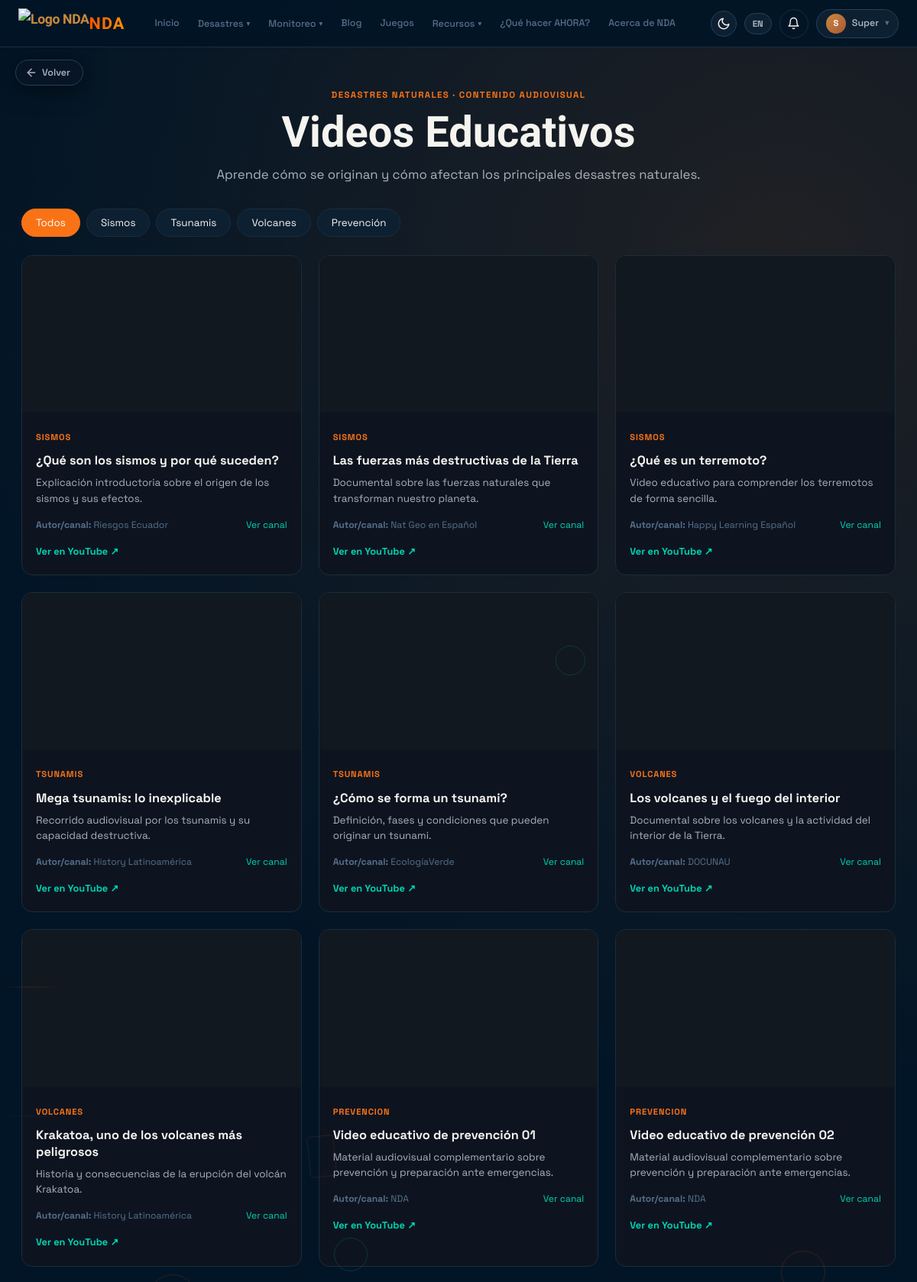
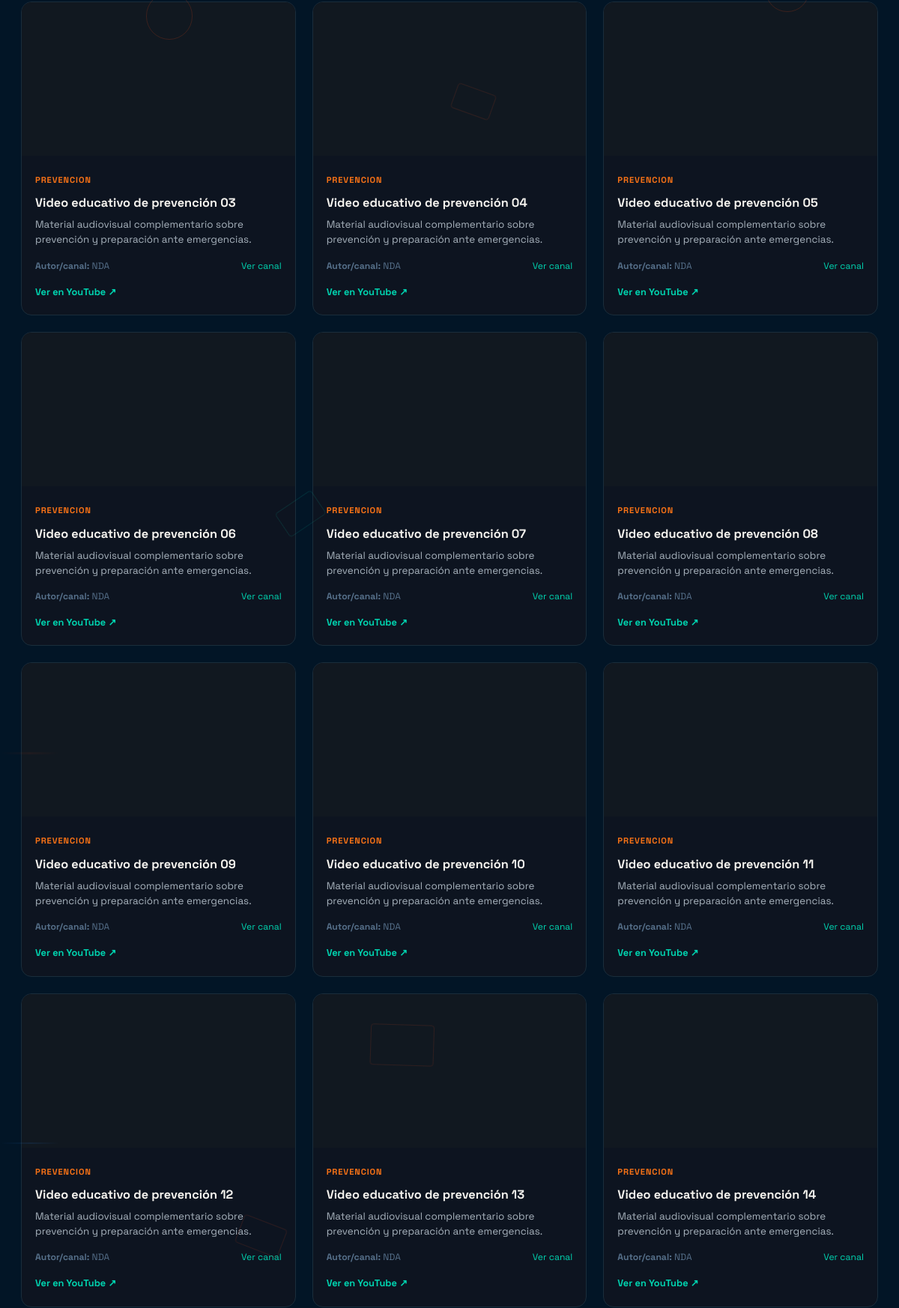
The app's page /?url=videos-educativos (signed in, upper part) with its own data (2 pictures, top to bottom).
### tables this page shows
CREATE TABLE videos_educativos (
    videos_educativos_id INT PRIMARY KEY AUTO_INCREMENT,
    titulo VARCHAR(200) NOT NULL,
    youtube_id VARCHAR(20) NOT NULL,
    categoria VARCHAR(30) NOT NULL,
    descripcion VARCHAR(300) NULL,
    autor_nombre VARCHAR(150) NOT NULL,
    autor_url VARCHAR(255) NULL,
    orden INT NOT NULL DEFAULT 0,
    activo TINYINT(1) NOT NULL DEFAULT 1,
    usuarios_id INT NULL,
    created_at TIMESTAMP DEFAULT CURRENT_TIMESTAMP,
    updated_at TIMESTAMP DEFAULT CURRENT_TIMESTAMP ON UPDATE CURRENT_TIMESTAMP,
    FOREIGN KEY (usuarios_id) REFERENCES usuarios(usuarios_id) ON DELETE SET NULL,
    UNIQUE KEY uq_video_youtube_id (youtube_id),
    INDEX idx_video_categoria_activo_orden (categoria, activo, orden)
);

### controllers/MainController.php (called while the page is built, shortened)
<?php
class MainController {
    public function videosEducativos() {
        $db = getDB();
        $videos = $db->query("SELECT youtube_id AS id, categoria, titulo, autor_nombre AS autor,
                                     autor_url, descripcion
                              FROM videos_educativos
                              WHERE activo = 1
                              ORDER BY orden ASC, videos_educativos_id ASC")->fetchAll();
        view('videos-educativos', [
            'title' => 'Videos educativos - NDA',
            'user' => currentUser(),
            'videos' => $videos,
        ]);
    }
}
?>

### views/videos-educativos.php (the view, shortened to what this page needs)
<?php
$videos = $videos ?? [];
?>
<div class="educational-videos-page">
    <div class="wrap">
        <header class="educational-videos-header">
            <span class="videos-kicker">Desastres naturales · Contenido audiovisual</span>
            <h1>Videos Educativos</h1>
            <p>Aprende cómo se originan y cómo afectan los principales desastres naturales.</p>
        </header>
        <div class="video-filter-bar" aria-label="Filtrar videos por desastre">
            <button type="button" class="video-filter-btn active" data-video-filter="all">Todos</button>
            <button type="button" class="video-filter-btn" data-video-filter="sismos">Sismos</button>
            <button type="button" class="video-filter-btn" data-video-filter="tsunamis">Tsunamis</button>
            <button type="button" class="video-filter-btn" data-video-filter="volcanes">Volcanes</button>
            <button type="button" class="video-filter-btn" data-video-filter="prevencion">Prevención</button>
        </div>
        <div class="educational-videos-grid">
            <?php foreach ($videos as $video): ?>
                <article class="educational-video-card" data-video-category="<?= htmlspecialchars($video['categoria']) ?>">
                    <div class="video-frame-wrap">
                        <iframe src="https://www.youtube.com/embed/<?= htmlspecialchars($video['id']) ?>" title="<?= htmlspecialchars($video['titulo']) ?>" loading="lazy" data-video-id="<?= htmlspecialchars($video['id']) ?>" data-video-title="<?= htmlspecialchars($video['titulo']) ?>" data-video-category="<?= htmlspecialchars($video['categoria']) ?>" allow="accelerometer; autoplay; clipboard-write; encrypted-media; gyroscope; picture-in-picture; web-share" allowfullscreen></iframe>
                    </div>
                    <div class="educational-video-body">
                        <span class="educational-video-category"><?= htmlspecialchars(ucfirst($video['categoria'])) ?></span>
                        <h2><?= htmlspecialchars($video['titulo']) ?></h2>
                        <p><?= htmlspecialchars($video['descripcion']) ?></p>
                        <div class="educational-video-credit">
                            <span><strong>Autor/canal:</strong> <?= htmlspecialchars($video['autor']) ?></span>
                            <a href="<?= htmlspecialchars($video['autor_url']) ?>" target="_blank" rel="noopener noreferrer">Ver canal</a>
                        </div>
                        <a class="educational-video-link" href="https://www.youtube.com/watch?v=<?= htmlspecialchars($video['id']) ?>" target="_blank" rel="noopener noreferrer" data-video-link="<?= htmlspecialchars($video['id']) ?>">Ver en YouTube <span aria-hidden="true">↗</span></a>
                    </div>
                </article>
            <?php endforeach; ?>
        </div>
    </div>
</div>
<?php
require_once 'layout.php';
?>

### assets/css/auth.css (style rules this page uses)
* { box-sizing: border-box; margin: 0; padding: 0; }

### assets/css/nda-extensions.css (style rules this page uses)
:root { --state-seguro: #3E6D78; --state-informativo: #6BA15A; --state-precaucion: #F2C94C; --state-alerta: #E86A2A; --state-emergencia: #FF3B3F; --state-seguro-grad: linear-gradient(135deg, #3E6D78, #5B8E9A); --state-informativo-grad: linear-gradient(135deg, #6BA15A, #86BD6E); --state-precaucion-grad: linear-gradient(135deg, #F2C94C, #FFD666); --state-alerta-grad: linear-gradient(135deg, #E86A2A, #FF8A3D); --state-emergencia-grad: linear-gradient(135deg, #FF3B3F, #FF6B6F); --glass-bg: rgba(8, 20, 34, 0.55); --glass-border: rgba(255, 255, 255, 0.14); --glass-blur: 16px; }

### assets/css/videos-educativos.css (style rules this page uses)
.educational-videos-page { min-height: 70vh; padding: 110px 0 72px; background: radial-gradient(circle at 85% 10%, rgba(249, 115, 22, .12), transparent 32%), var(--bg); }
.educational-videos-header { max-width: 720px; margin-bottom: 30px; margin-left: auto; margin-right: auto; text-align: center; }
.videos-kicker { color: #f97316; font-size: .72rem; font-weight: 800; letter-spacing: .12em; text-transform: uppercase; }
.educational-videos-header h1 { color: var(--text); font-family: var(--fd); font-size: clamp(2rem, 5vw, 3.5rem); font-weight: 900; line-height: 1.05; margin: 8px 0 12px; }
.educational-videos-header p { color: var(--text2); font-size: 1.05rem; margin: 0; }
.video-filter-bar { display: flex; flex-wrap: wrap; gap: 8px; margin-bottom: 24px; }
.video-filter-btn { background: var(--card2); color: var(--text); border: 1px solid var(--border); border-radius: 999px; padding: 9px 18px; cursor: pointer; font-size: .84rem; transition: all .2s ease; }
.video-filter-btn:hover, .video-filter-btn.active { background: #f97316; border-color: #f97316; color: #fff; }
.educational-videos-grid { display: grid; grid-template-columns: repeat(3, minmax(0, 1fr)); gap: 22px; }
.educational-video-card { background: var(--card); border: 1px solid var(--border); border-radius: 14px; overflow: hidden; transition: transform .2s ease, box-shadow .2s ease; }
.video-frame-wrap { aspect-ratio: 16 / 9; background: #111820; }
.video-frame-wrap iframe { width: 100%; height: 100%; border: 0; display: block; }
.educational-video-body { padding: 18px; }
.educational-video-category { color: #f97316; font-size: .7rem; font-weight: 800; letter-spacing: .08em; text-transform: uppercase; }
.educational-video-body h2 { color: var(--text); font-size: 1.02rem; line-height: 1.35; margin: 8px 0; }
.educational-video-body p { color: var(--text2); font-size: .84rem; line-height: 1.5; margin: 0 0 14px; min-height: 3em; }
.educational-video-credit { display: flex; align-items: center; justify-content: space-between; gap: 10px; color: var(--text3); font-size: .76rem; }
.educational-video-credit span { min-width: 0; }
.educational-video-credit a, .educational-video-link { color: #00d4b0; text-decoration: none; }
.educational-video-credit a { white-space: nowrap; }
.educational-video-link { display: inline-block; font-size: .8rem; font-weight: 700; margin-top: 14px; }

### records on screen
videos_educativos: categoria "SISMOS", titulo "¿Qué son los sismos y por qué suceden?", descripcion "Explicación introductoria sobre el origen de los sismos y sus efectos.", autor_nombre "Riesgos Ecuador"
videos_educativos: categoria "SISMOS", titulo "Las fuerzas más destructivas de la Tierra", descripcion "Documental sobre las fuerzas naturales que transforman nuestro planeta.", autor_nombre "Nat Geo en Español"
videos_educativos: categoria "SISMOS", titulo "¿Qué es un terremoto?", descripcion "Video educativo para comprender los terremotos de forma sencilla.", autor_nombre "Happy Learning Español"
videos_educativos: categoria "TSUNAMIS", titulo "Mega tsunamis: lo inexplicable", descripcion "Recorrido audiovisual por los tsunamis y su capacidad destructiva.", autor_nombre "History Latinoamérica"
videos_educativos: categoria "TSUNAMIS", titulo "¿Cómo se forma un tsunami?", descripcion "Definición, fases y condiciones que pueden originar un tsunami.", autor_nombre "EcologíaVerde"
videos_educativos: categoria "VOLCANES", titulo "Los volcanes y el fuego del interior", descripcion "Documental sobre los volcanes y la actividad del interior de la Tierra.", autor_nombre "DOCUNAU"
videos_educativos: categoria "VOLCANES", titulo "Krakatoa, uno de los volcanes más peligrosos", descripcion "Historia y consecuencias de la erupción del volcán Krakatoa.", autor_nombre "History Latinoamérica"
videos_educativos: categoria "PREVENCION", titulo "Video educativo de prevención 01", descripcion "Material audiovisual complementario sobre prevención y preparación ante emergencias.", autor_nombre "NDA"
videos_educativos: categoria "PREVENCION", titulo "Video educativo de prevención 02", descripcion "Material audiovisual complementario sobre prevención y preparación ante emergencias.", autor_nombre "NDA"
videos_educativos: categoria "PREVENCION", titulo "Video educativo de prevención 03", descripcion "Material audiovisual complementario sobre prevención y preparación ante emergencias.", autor_nombre "NDA"
videos_educativos: categoria "PREVENCION", titulo "Video educativo de prevención 04", descripcion "Material audiovisual complementario sobre prevención y preparación ante emergencias.", autor_nombre "NDA"
videos_educativos: categoria "PREVENCION", titulo "Video educativo de prevención 05", descripcion "Material audiovisual complementario sobre prevención y preparación ante emergencias.", autor_nombre "NDA"
videos_educativos: categoria "PREVENCION", titulo "Video educativo de prevención 06", descripcion "Material audiovisual complementario sobre prevención y preparación ante emergencias.", autor_nombre "NDA"
videos_educativos: categoria "PREVENCION", titulo "Video educativo de prevención 07", descripcion "Material audiovisual complementario sobre prevención y preparación ante emergencias.", autor_nombre "NDA"
videos_educativos: categoria "PREVENCION", titulo "Video educativo de prevención 08", descripcion "Material audiovisual complementario sobre prevención y preparación ante emergencias.", autor_nombre "NDA"
videos_educativos: categoria "PREVENCION", titulo "Video educativo de prevención 09", descripcion "Material audiovisual complementario sobre prevención y preparación ante emergencias.", autor_nombre "NDA"
videos_educativos: categoria "PREVENCION", titulo "Video educativo de prevención 10", descripcion "Material audiovisual complementario sobre prevención y preparación ante emergencias.", autor_nombre "NDA"
videos_educativos: categoria "PREVENCION", titulo "Video educativo de prevención 11", descripcion "Material audiovisual complementario sobre prevención y preparación ante emergencias.", autor_nombre "NDA"
videos_educativos: categoria "PREVENCION", titulo "Video educativo de prevención 12", descripcion "Material audiovisual complementario sobre prevención y preparación ante emergencias.", autor_nombre "NDA"
videos_educativos: categoria "PREVENCION", titulo "Video educativo de prevención 13", descripcion "Material audiovisual complementario sobre prevención y preparación ante emergencias.", autor_nombre "NDA"
videos_educativos: categoria "PREVENCION", titulo "Video educativo de prevención 14", descripcion "Material audiovisual complementario sobre prevención y preparación ante emergencias.", autor_nombre "NDA"

### other values on screen
substr($_SESSION['user_name'], 0, 1) "S"
$navDisplayName "Super"
